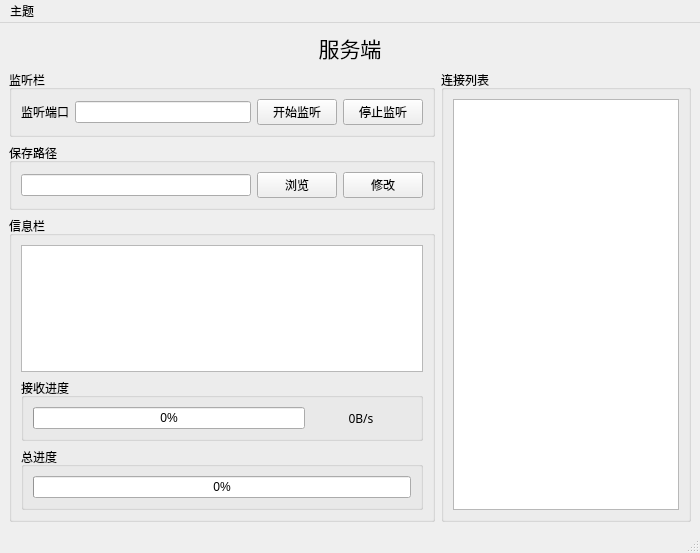
<?xml version="1.0" encoding="UTF-8"?>
<ui version="4.0">
 <class>MainWindow</class>
 <widget class="QMainWindow" name="MainWindow">
  <property name="geometry">
   <rect>
    <x>0</x>
    <y>0</y>
    <width>700</width>
    <height>553</height>
   </rect>
  </property>
  <property name="windowTitle">
   <string>MainWindow</string>
  </property>
  <widget class="QWidget" name="centralwidget">
   <layout class="QVBoxLayout" name="verticalLayout_5">
    <item>
     <widget class="QLabel" name="label">
      <property name="font">
       <font>
        <family>微软雅黑</family>
        <pointsize>16</pointsize>
       </font>
      </property>
      <property name="text">
       <string>服务端</string>
      </property>
      <property name="alignment">
       <set>Qt::AlignCenter</set>
      </property>
     </widget>
    </item>
    <item>
     <layout class="QHBoxLayout" name="horizontalLayout_3">
      <item>
       <layout class="QVBoxLayout" name="verticalLayout_2">
        <item>
         <widget class="QGroupBox" name="groupBox_3">
          <property name="title">
           <string>监听栏</string>
          </property>
          <layout class="QHBoxLayout" name="horizontalLayout">
           <item>
            <widget class="QLabel" name="label_2">
             <property name="text">
              <string>监听端口</string>
             </property>
            </widget>
           </item>
           <item>
            <widget class="QLineEdit" name="lineEditPort"/>
           </item>
           <item>
            <widget class="QPushButton" name="btnListen">
             <property name="font">
              <font>
               <family>微软雅黑</family>
              </font>
             </property>
             <property name="styleSheet">
              <string notr="true"/>
             </property>
             <property name="text">
              <string>开始监听</string>
             </property>
            </widget>
           </item>
           <item>
            <widget class="QPushButton" name="btnStop">
             <property name="font">
              <font>
               <family>微软雅黑</family>
              </font>
             </property>
             <property name="text">
              <string>停止监听</string>
             </property>
            </widget>
           </item>
          </layout>
         </widget>
        </item>
        <item>
         <widget class="QGroupBox" name="groupBox_5">
          <property name="title">
           <string>保存路径</string>
          </property>
          <layout class="QHBoxLayout" name="horizontalLayout_4">
           <item>
            <widget class="QLineEdit" name="lineEditPath">
             <property name="readOnly">
              <bool>true</bool>
             </property>
            </widget>
           </item>
           <item>
            <widget class="QPushButton" name="btnView">
             <property name="text">
              <string>浏览</string>
             </property>
            </widget>
           </item>
           <item>
            <widget class="QPushButton" name="btnMod">
             <property name="text">
              <string>修改</string>
             </property>
            </widget>
           </item>
          </layout>
         </widget>
        </item>
        <item>
         <widget class="QGroupBox" name="groupBox_2">
          <property name="title">
           <string>信息栏</string>
          </property>
          <layout class="QVBoxLayout" name="verticalLayout_3">
           <item>
            <widget class="QTextBrowser" name="textBrowser">
             <property name="contextMenuPolicy">
              <enum>Qt::CustomContextMenu</enum>
             </property>
             <property name="styleSheet">
              <string notr="true"/>
             </property>
            </widget>
           </item>
           <item>
            <widget class="QGroupBox" name="groupBox_4">
             <property name="title">
              <string>接收进度</string>
             </property>
             <layout class="QHBoxLayout" name="horizontalLayout_2">
              <item>
               <widget class="QProgressBar" name="progressBarRecv">
                <property name="value">
                 <number>0</number>
                </property>
                <property name="orientation">
                 <enum>Qt::Horizontal</enum>
                </property>
                <property name="textDirection">
                 <enum>QProgressBar::TopToBottom</enum>
                </property>
               </widget>
              </item>
              <item>
               <widget class="QLabel" name="speedLabel">
                <property name="minimumSize">
                 <size>
                  <width>100</width>
                  <height>0</height>
                 </size>
                </property>
                <property name="maximumSize">
                 <size>
                  <width>100</width>
                  <height>16777215</height>
                 </size>
                </property>
                <property name="font">
                 <font>
                  <family>微软雅黑</family>
                  <pointsize>9</pointsize>
                 </font>
                </property>
                <property name="text">
                 <string>0B/s</string>
                </property>
                <property name="alignment">
                 <set>Qt::AlignCenter</set>
                </property>
               </widget>
              </item>
             </layout>
            </widget>
           </item>
           <item>
            <widget class="QGroupBox" name="groupBox_6">
             <property name="title">
              <string>总进度</string>
             </property>
             <layout class="QVBoxLayout" name="verticalLayout_4">
              <item>
               <widget class="QProgressBar" name="progressBarTotal">
                <property name="value">
                 <number>0</number>
                </property>
               </widget>
              </item>
             </layout>
            </widget>
           </item>
          </layout>
         </widget>
        </item>
       </layout>
      </item>
      <item>
       <widget class="QGroupBox" name="groupBox">
        <property name="minimumSize">
         <size>
          <width>250</width>
          <height>0</height>
         </size>
        </property>
        <property name="maximumSize">
         <size>
          <width>250</width>
          <height>16777215</height>
         </size>
        </property>
        <property name="title">
         <string>连接列表</string>
        </property>
        <layout class="QVBoxLayout" name="verticalLayout">
         <item>
          <widget class="QListWidget" name="listWidget">
           <property name="focusPolicy">
            <enum>Qt::StrongFocus</enum>
           </property>
           <property name="contextMenuPolicy">
            <enum>Qt::CustomContextMenu</enum>
           </property>
           <property name="selectionMode">
            <enum>QAbstractItemView::ExtendedSelection</enum>
           </property>
           <property name="viewMode">
            <enum>QListView::ListMode</enum>
           </property>
          </widget>
         </item>
        </layout>
       </widget>
      </item>
     </layout>
    </item>
   </layout>
  </widget>
  <widget class="QStatusBar" name="statusbar"/>
  <widget class="QMenuBar" name="menuBar">
   <property name="geometry">
    <rect>
     <x>0</x>
     <y>0</y>
     <width>700</width>
     <height>26</height>
    </rect>
   </property>
   <widget class="QMenu" name="theme">
    <property name="title">
     <string>主题</string>
    </property>
    <addaction name="actionDark"/>
    <addaction name="actionBlue"/>
    <addaction name="actionUbuntu"/>
    <addaction name="actionLight"/>
   </widget>
   <addaction name="theme"/>
  </widget>
  <action name="actionDark">
   <property name="text">
    <string>Dark</string>
   </property>
  </action>
  <action name="actionBlue">
   <property name="text">
    <string>Blue</string>
   </property>
  </action>
  <action name="actionUbuntu">
   <property name="text">
    <string>Ubuntu</string>
   </property>
  </action>
  <action name="actionLight">
   <property name="text">
    <string>Light</string>
   </property>
  </action>
 </widget>
 <resources/>
 <connections/>
</ui>
